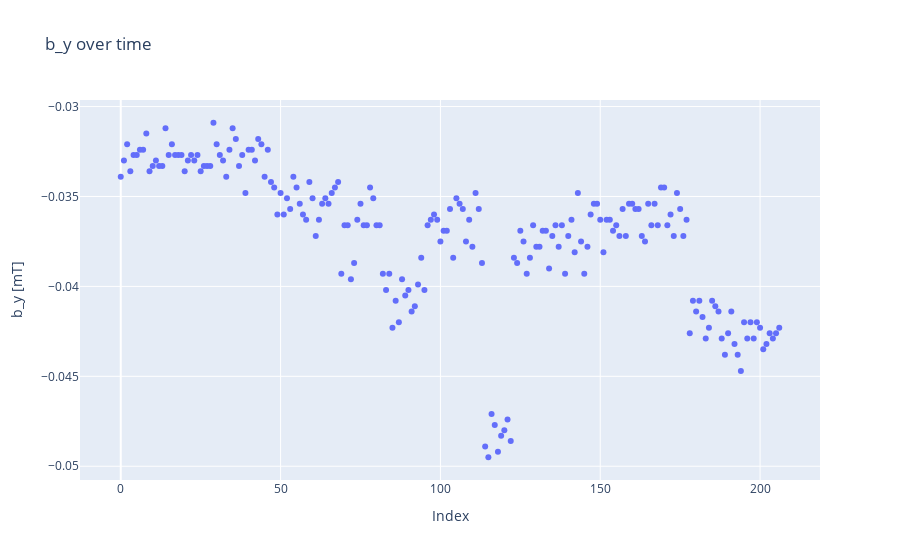

The notebook cell this image was saved under:
### Code cell
measuredby = go.Scatter(x=index, y=by7, mode='markers')
layoutby = go.Layout(title='b_y over time')
figby = go.Figure(data=[measuredby], layout=layoutby)
figby.update_yaxes(scaleanchor='y')
figby.update_layout(
    xaxis_title="Index",
    yaxis_title="b_y [mT]"
)
figby.show()

### Figure 1 — Plotly figure (JSON) as saved in the notebook; plotly's stock layout.template omitted (floating-point values rounded to 4 significant figures; data arrays with more than 128 entries replaced by an {"elided": "..."} marker saying what was removed)
{"data": [{"mode": "markers", "type": "scatter", "x": {"elided": "207 int values"}, "y": {"elided": "207 float values"}}], "layout": {"title": {"text": "b_y over time"}, "xaxis": {"title": {"text": "Index"}}, "yaxis": {"scaleanchor": "y", "title": {"text": "b_y [mT]"}}}}
